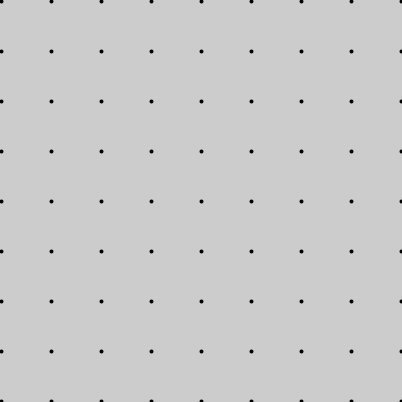
Frame 1 (no input)
Frame 60 (the mouse pressed at the canvas centre just before this capture): identical to frame 1, image omitted
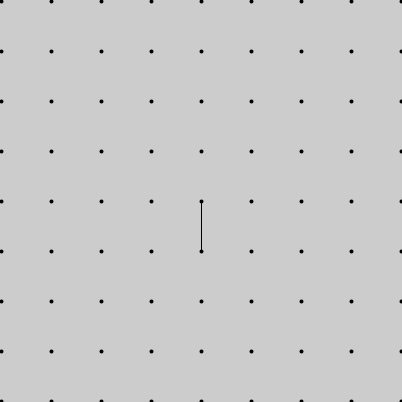
Frame 120 (the mouse held since frame 60 and released just before this capture)

The Processing sketch that drew these frames (run headless with seeded random() and noise(); from frame 60 on, the mouse is pressed at the canvas centre):

// Processing sketch: processing_59756
// ── processing_59756.pde

void setup(){

size(402,402);
strokeWeight(4);

for(int i=1;i<=401;i+=50){
for(int j=1;j<=401;j+=50){
point(i,j);
}
}


}


void draw(){
strokeWeight(1);


if (mousePressed){

  if (mouseButton == RIGHT){
line(mouseX,mouseY,mouseX+50,mouseY);
}else{line(mouseX,mouseY,mouseX,mouseY+50);}

}
}
